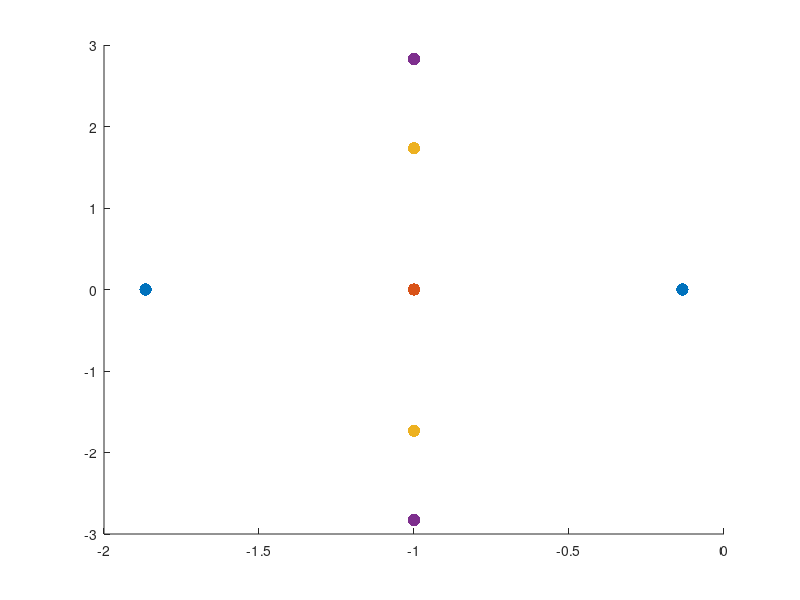

Write MATLAB code to recreate this figure. (Note: this script raises an error after producing the figure.)
% MECH321 — Dynamics of Engineering Systems | TYUT 2026
% Paired with the corresponding Python L09 file. Control System Toolbox is required.
% Each script writes its lecture figure to Code/Figures/MATLAB.
clear; close all; clc;
fig = figure('Color','w','Position',[100 100 600 600]);
gains=[0.25 1 4 9]; cols=lines(4); for j=1:4, p=roots([1 2 gains(j)]); scatter(real(p),imag(p),80,cols(j,:),'filled'); hold on; end; xline(0); legend('K=0.25','K=1','K=4','K=9'); xlabel('Real part (1/s)'); ylabel('Imaginary part (rad/s)'); title('Closed-loop poles');
grid on; axis equal;
out = fullfile(fileparts(fileparts(mfilename('fullpath'))),'Figures','MATLAB');
if ~exist(out,'dir'), mkdir(out); end
exportgraphics(fig,fullfile(out,'L09.png'),'Resolution',200);
disp('L09 complete');
